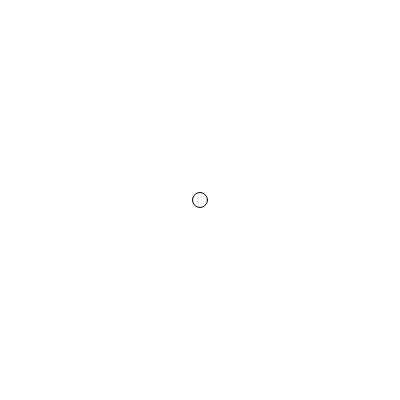
Frame 1 (no input)
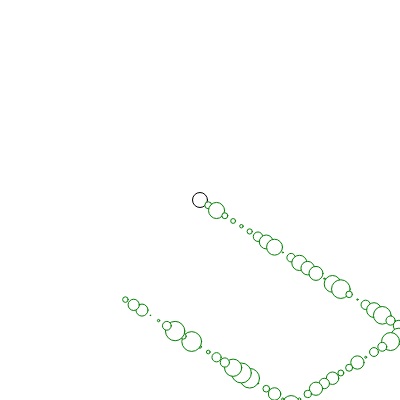
Frame 60 (no input)
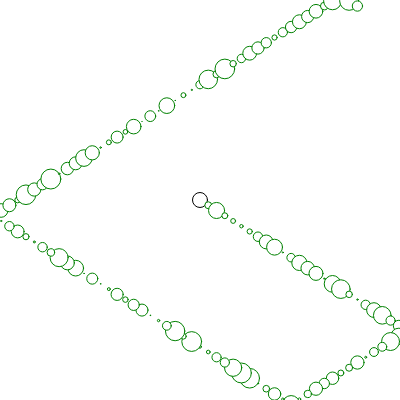
Frame 120 (the mouse pressed at the canvas centre since frame 60)

The p5.js sketch that drew these frames (run headless with seeded random() and noise() and a simulated clock; from frame 60 on, the mouse is pressed at the canvas centre):

// p5.js sketch
// ── sketch.js
// https://editor.p5js.org/jht9629-nyu/sketches/bauV8dDz1
// Wk06 bounce
// x, y -- position and speed
let xp, yp, xs, ys;
function setup() {
  createCanvas(400, 400);
  // randomSeed(0);
  xp = width / 2;
  yp = height / 2;
  xs = random(4,10);
  ys = random(4,10);
  // ys = 0;
}
function draw() {
  // background(220);
  circle(xp, yp, random(20));
  stroke('green');
  xp = xp + xs;
  yp = yp + ys;
  if (xp < 0 || xp > width) {
    xs = xs * -1;
  }
  if (yp < 0 || yp > height) {
    ys = ys * -1;
  }
}
